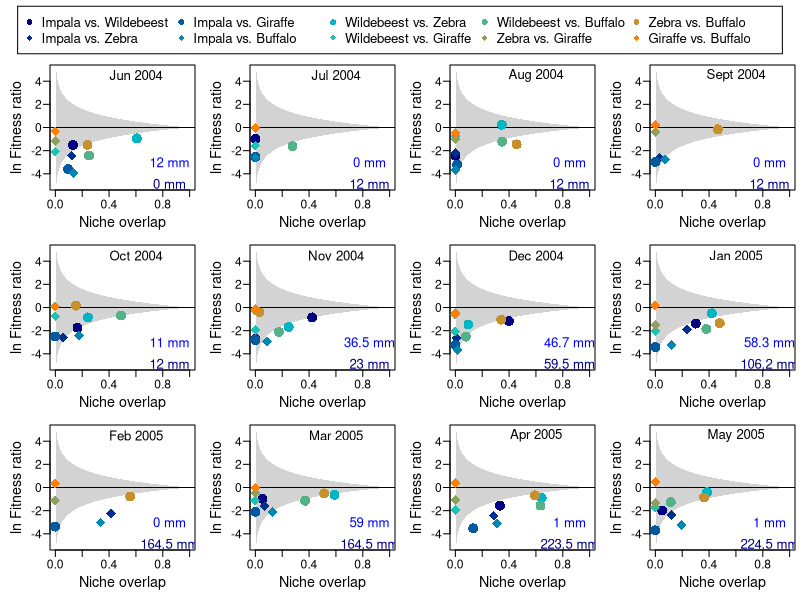
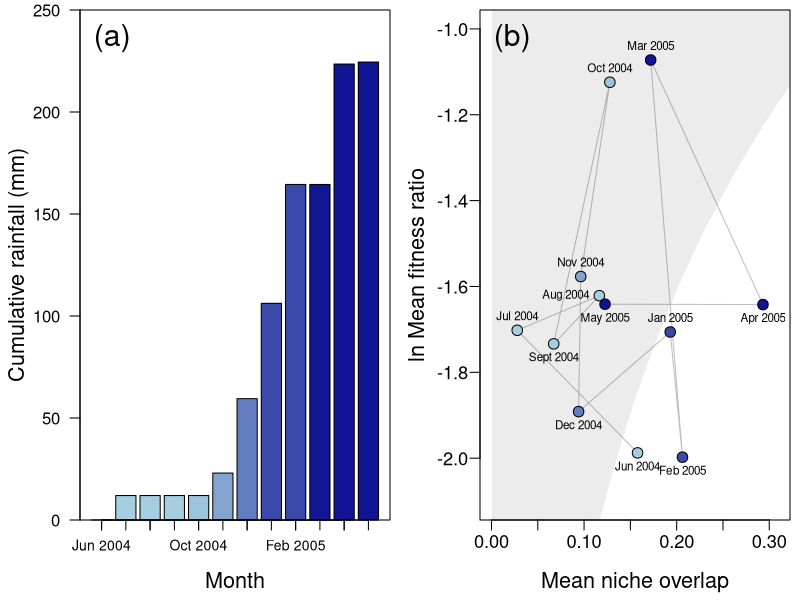

Reproduce these figures in R, in order.
#################################################
#						#
# 		Figures 2 & 3			#
#						#
#################################################

# Import the isotop data from the included dataset (Isotope.data.txt)
KNP <-  read.table("Isotope_data.txt",header=TRUE, sep="\t", na.strings="NA", dec=".", strip.white=TRUE)

# This is a vector of ID codes, which includes 12 months of data
# Naming convention = Northern Basalts (NB) + year + calendar month
sites <- c("Kruger_NB_2004_6",
	"Kruger_NB_2004_7",
	"Kruger_NB_2004_8",
	"Kruger_NB_2004_9",
	"Kruger_NB_2004_10",
	"Kruger_NB_2004_11",
	"Kruger_NB_2004_12",
	"Kruger_NB_2005_1",
	"Kruger_NB_2005_2",
	"Kruger_NB_2005_3",
	"Kruger_NB_2005_4",
	"Kruger_NB_2005_5")

# The labels that will be added to the plots for each site ID
labs <- c("Jun 2004","Jul 2004","Aug 2004","Sept 2004",
	"Oct 2004","Nov 2004","Dec 2004", "Jan 2005", "Feb 2005", "Mar 2005",
	"Apr 2005", "May 2005")

# The colour palette to be used for pairs of species
cols <- colorRampPalette(c(rgb(0,0,0.5,0.25),rgb(0,0.8,0.8,0.25),rgb(1,0.5,0,0.25)),interpolate="linear")(10)

# Names of species pairs. We use the common names, but scientific names are included in dataset
pairs <- c("Impala vs. Wildebeest",
	"Impala vs. Zebra",
	"Impala vs. Giraffe",
	"Impala vs. Buffalo",
	"Wildebeest vs. Zebra",
	"Wildebeest vs. Giraffe",
	"Wildebeest vs. Buffalo",
	"Zebra vs. Giraffe",
	"Zebra vs. Buffalo",
	"Giraffe vs. Buffalo")

# These are the polt symbols (cicle and diamonds) for alternating pairs of species
pch.val <- rep(c(16,18),5)

# This is the monthly rainfall in each month
rainfall <- c(12,0,0,0,11,36.5,46.7,58.3,0,59,1,1)
# Cumulative rainfall in preceding months (starts with 0)
cumRain <- c(0,cumsum(rainfall))


#################################################
#						#
# 		Figure 2			#
#						#
#################################################

png(filename="Fig2.png",width=24,height=20,units="cm",res=300)

#Set panel outline. The top panel is used for the legend
m <- (matrix(c(1,1,1,1,2,3,4,5,6,7,8,9,10,11,12,13), nrow = 4, ncol = 4, byrow = TRUE))

# Set heights for plot panles
layout(mat = m,heights = c(0.1,0.3,0.3,0.3))

# Set plot margins for first panel (legend)
par(mai=c(0,0,0.0,0.0))

# Make a blank plot and add a legend
plot(0,0,type="n",xlab="", ylab="", axes=F)
legend("center",pch=pch.val,cex=1.2,col=cols,pairs,ncol=5)

# Run a loop for the monthly biplots
# Set plot margins
par(mai=c(0.5,0.5,0.05,0.05))
for (k in 1:12) {
	# Obtain the subset of data for the specific month
	KNPsub <- KNP[which(KNP$community==sites[k]),]
 	# Identify the pair of species
 	pair <- paste(KNPsub$i," vs. ",KNPsub$j)

 	# Diatary data for I, J,and overlap (I intersect J)
	I <- KNPsub$SEAi_mean
	J <- KNPsub$SEAj_mean
	Ol <- KNPsub$Olap

	# Body masses of species i and j
	BMi <- KNPsub$BM_i
	BMj <- KNPsub$BM_j

	# Maximum growth rates for species i and j, from Cole's equation
	Ri <- KNPsub$Rmax_i
	Rj <- KNPsub$Rmax_j

	# Minimum resource requirements for species i and j
	Fi <- 0.05*BMi^0.77
	Fj <- 0.05*BMj^0.77

	# Rate of grrwoth rate increaase with additional resources (v), equation 9
	vi <- (Ri - log(exp(Ri)-1))/Fi 
	vj <- (Rj - log(exp(Rj)-1))/Fj

	# Sensitivity to resource depletion (S), equation 10
	Si <- vi/(exp(vi*Fi)-1)
	Sj <- vj/(exp(vj*Fj)-1)


	# Calcluate stabilisation (equation 7) and equalisation (equation 6)
	Stabilisation <- sqrt((Ol^2)/(I*J))
	Fitness <- log((Sj/Si)*sqrt(J/I))

	# Set the colour of the points
	colID <- KNPsub$parCol

	# Make a biplot of stabilisation and equalisation
	plot (0,0,type="n",xlab="Niche overlap",las=1, mgp=c(2.0,0.6,0),
		ylab="ln Fitness ratio",ylim=c(-5,5),xlim=c(0,1), cex.axis=1.1, cex.lab= 1.3)   

	# Add the grey polygon for the coexistence zone.
	p <- seq(0,1,l=1000); ll <- log(p); ul <- log(1/p)
	polygon(c(p,rev(p)),c(ul,rev(ll)), border=F,col="lightgrey")
	abline(h=0)

	# Add the pairs of species as points 
	points(Stabilisation,Fitness, pch=pch.val[colID], cex=2,col=cols[colID])

	# Add a lable for the panel to show the month and year
	text(0.6,4.5,paste(labs[k]),cex=1.2)

	# Add the rainfall in the month an the cumulative rainfall in preceding months
	text(0.85,-4,pos=3, paste(rainfall[k], "mm"), col="blue",cex=1.2)
	text(0.85,-4,pos=1, paste(cumRain[k], "mm"), col="darkblue",cex=1.2)


# This code simply adds the stabilisation and fitness differences in a new R-object
# It is used to plot Figure 3, but we creat it in the same loop used for figure 2
	if (k ==1) {
		FIT <- exp(Fitness)
		STAB <- Stabilisation
	} else {
		FIT <- cbind(FIT,exp(Fitness))
		STAB <- cbind(STAB,Stabilisation)
	}

}

dev.off()

################################################
################################################

#################################################
#						#
# 		Figure 3			#
#						#
#################################################

#Set up plot, panels and margins
png(filename="Fig3.png",width=28,height=14,units="cm",res=300)
par(mfrow=c(1,2))
par(mai=c(0.8,0.8,0.1,0.1))

# Creat a colour ramp for increasing cumulative rainfall
colss <- (colorRampPalette(c("lightblue","darkblue"),interpolate="linear")(250))

# Make a barplot for cumulative rainfall
mp <- barplot(cumRain[1:12],axes=F,ylim=c(0,250),col=colss[ceiling(cumRain[1:13])],
	 ylab="Cumulative rainfall (mm)" , xlab="Month",cex.axis=1, cex.lab= 1.3,mgp=c(2.6,0.6,0))

# Only label every second month, so that the axis is legible
axis(1,at=mp,labels=rep("",12))
axis(1,at=mp[c(1,3,5,7,9,11)],labels=labs[c(1,3,5,7,9,11)], cex.axis=0.84, padj=-.5)
axis(2,seq(0,250,by=50),seq(0,250,by=50),cex=1.1,las=1)

# Annotate the panel and add a bounding box
mtext("(a)",cex=1.8, side = 3, adj = 0.05, line = -2)
box()

##############################################

# Plot the average stabilisation and equalisation components from the loop used for Figure 2
# This is a line plot to link months in sequential order
plot(apply(STAB,2,mean),apply(FIT,2,function(x){mean(log(x))}), 
	ylab="ln Mean fitness ratio",xlab="Mean niche overlap",
	las=1,col="grey", type="l",ylim=c(-2.1,-1), xlim=c(0,0.31),
	, cex.axis=1.1, cex.lab= 1.3,mgp=c(2.6,0.6,0))

# Add the polygon for the coexistence zone
p <- seq(0,1,l=1000); ll <- log(p); ul <- log(1/p)
polygon(c(p,rev(p)),c(ul,rev(ll)), border=F,col=rgb(0,0,0,0.075))

# Add the points for each month. I add them twice, once for the colour scale, and once for the boundary
points(apply(STAB,2,mean),apply(FIT,2,function(x){mean(log(x))}), 
	pch=16,col=colss[ceiling(cumRain[1:13])],cex=1.4)
points(apply(STAB,2,mean),apply(FIT,2,function(x){mean(log(x))}), 
	pch=1,cex=1.4)

# Annotate the points with labels
text(apply(STAB,2,mean),apply(FIT,2,function(x){mean(log(x))}), 
	pos=c(1,3,2,1,3,3,1,3,1,3,1,1),labs,cex=0.7)

# Label the plot
mtext("(b)",cex=1.8, side = 3, adj = 0.05, line = -2)
dev.off()
